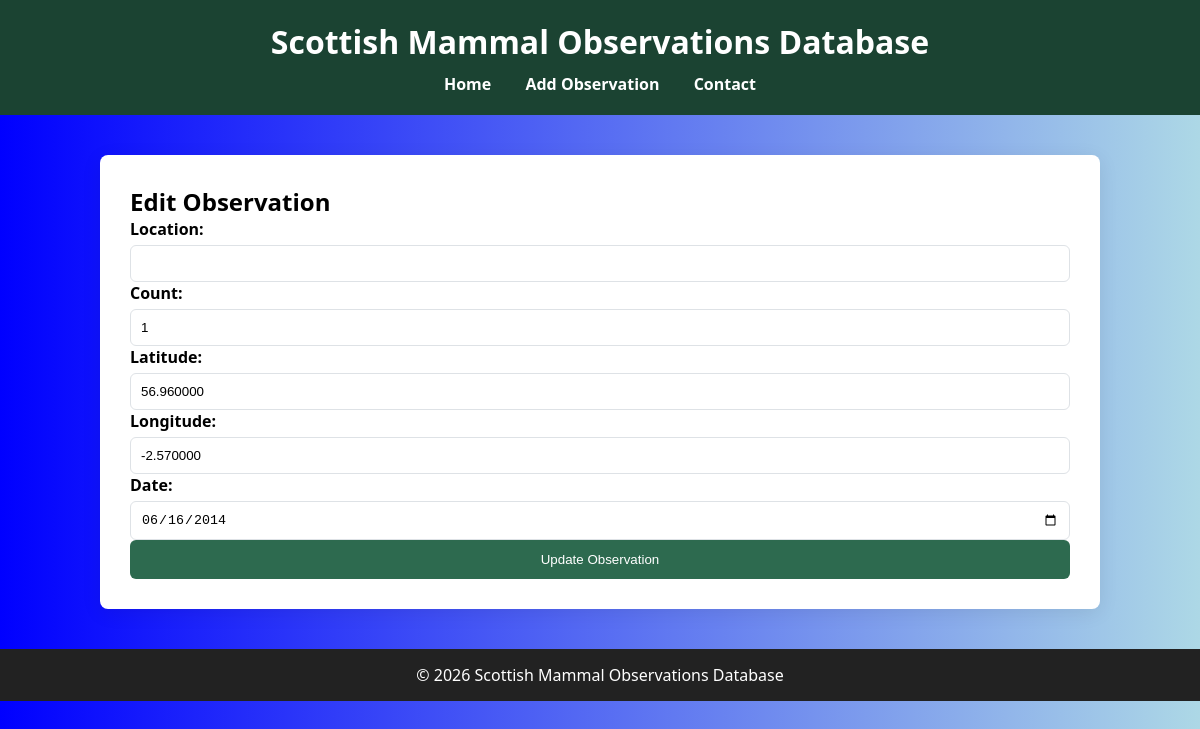
The app's page /edit_observation.php?id=6070 with its own data.
### tables this page shows
CREATE TABLE `observations` (
  `id` int(11) NOT NULL,
  `locality` varchar(255) DEFAULT NULL COMMENT 'Location name or description',
  `individual_count` int(11) DEFAULT NULL COMMENT 'Number of individuals observed',
  `latitude` decimal(10,6) DEFAULT NULL COMMENT 'Decimal latitude (WGS84)',
  `longitude` decimal(10,6) DEFAULT NULL COMMENT 'Decimal longitude (WGS84)',
  `gbif_species_key` int(11) DEFAULT NULL COMMENT 'GBIF species identifier - foreign key to SPECIES table',
  `observation_date` date DEFAULT NULL,
  PRIMARY KEY (`id`),
  KEY `idx_gbif_key` (`gbif_species_key`),
  KEY `idx_location` (`latitude`,`longitude`),
  CONSTRAINT `fk_species` FOREIGN KEY (`gbif_species_key`) REFERENCES `species` (`gbif_species_key`)
);

### edit_observation.php (the view, shortened to what this page needs)
<?php
$pdo = getDbConnection();
$id = $_GET['id'];
$stmt = $pdo->prepare("SELECT * FROM observations WHERE id = ?");
$stmt->execute([$id]);
$obs = $stmt->fetch();
require_once 'includes/header.php';
?>
<h2>Edit Observation</h2>
<form method="POST">
    <label>Location:</label>
    <input type="text" name="locality" value="<?php echo $obs['locality']; ?>">
    <label>Count:</label>
    <input type="number" name="count" value="<?php echo $obs['individual_count']; ?>">
    <label>Latitude:</label>
    <input type="text" name="lat" value="<?php echo $obs['latitude']; ?>">
    <label>Longitude:</label>
    <input type="text" name="lon" value="<?php echo $obs['longitude']; ?>">
    <label>Date:</label>
    <input type="date" name="date" value="<?php echo $obs['observation_date']; ?>">
    <button type="submit">Update Observation</button>
</form>
<?php require_once 'includes/footer.php'; ?>

### css/style.css (style rules this page uses)
:root { --clr-primary: #2d6a4f; --clr-primary-dark: #1b4332; --clr-primary-light: #52b788; --clr-accent: #f4a261; --clr-bg: #f8f9fa; --clr-surface: #ffffff; --clr-text: #212529; --clr-text-muted: #6c757d; --clr-border: #dee2e6; --radius: 8px; --shadow: 0 4px 20px rgba(0,0,0,0.08); }
* { box-sizing: border-box; margin: 0; padding: 0; }
body { font-family: 'Segoe UI', sans-serif; background: linear-gradient(to right, blue, lightblue); min-height: 100vh; }
label { font-weight: 600; margin-bottom: 5px; display: block; }
input, textarea, select { width: 100%; padding: 10px; border-radius: 6px; border: 1px solid var(--clr-border); }
button { width: 100%; padding: 12px; background: var(--clr-primary); color: white; border: none; border-radius: 6px; cursor: pointer; }

### records on screen
observations: count "1", lat "56.960000", lon "-2.570000", date "06/16/2014"
